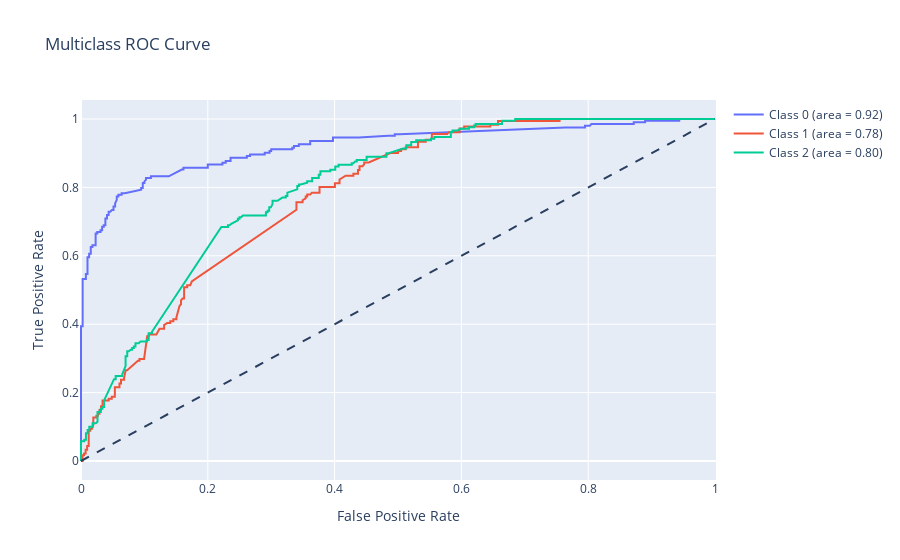

Notebook code cell kept with this figure:
### Code cell
# Assuming y_test2 is not already binarized
n_classes = len(np.unique(y_test))
y_test_bin = label_binarize(y_test, classes=np.arange(n_classes))
y_score = best_model.predict_proba(X_test)

# Compute ROC curve and ROC area for each class
fpr = dict()
tpr = dict()
roc_auc = dict()
for i in range(n_classes):
    fpr[i], tpr[i], _ = roc_curve(y_test_bin[:, i], y_score[:, i])
    roc_auc[i] = auc(fpr[i], tpr[i])

# Compute micro-average ROC curve and ROC area
fpr["micro"], tpr["micro"], _ = roc_curve(y_test_bin.ravel(), y_score.ravel())
roc_auc["micro"] = auc(fpr["micro"], tpr["micro"])

# Plot ROC curve for each class
fig = go.Figure()
for i in range(n_classes):
    fig.add_trace(go.Scatter(x=fpr[i], y=tpr[i], mode='lines', name=f'Class {i} (area = {roc_auc[i]:0.2f})'))

fig.add_shape(type='line', line=dict(dash='dash'), x0=0, x1=1, y0=0, y1=1)
fig.update_layout(title='Multiclass ROC Curve', xaxis_title='False Positive Rate', yaxis_title='True Positive Rate')
fig.show()

### Figure 1 — Plotly figure (JSON) as saved in the notebook; plotly's stock layout.template omitted (floating-point values rounded to 4 significant figures; data arrays with more than 128 entries replaced by an {"elided": "..."} marker saying what was removed)
{"data": [{"mode": "lines", "name": "Class 0 (area = 0.92)", "type": "scatter", "x": {"elided": "161 float values"}, "y": {"elided": "161 float values"}}, {"mode": "lines", "name": "Class 1 (area = 0.78)", "type": "scatter", "x": {"elided": "158 float values"}, "y": {"elided": "158 float values"}}, {"mode": "lines", "name": "Class 2 (area = 0.80)", "type": "scatter", "x": {"elided": "170 float values"}, "y": {"elided": "170 float values"}}], "layout": {"shapes": [{"line": {"dash": "dash"}, "type": "line", "x0": 0, "x1": 1, "y0": 0, "y1": 1}], "title": {"text": "Multiclass ROC Curve"}, "xaxis": {"title": {"text": "False Positive Rate"}}, "yaxis": {"title": {"text": "True Positive Rate"}}}}
